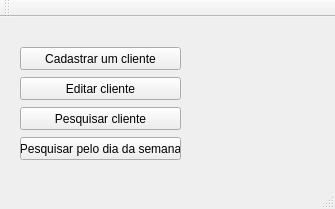
<?xml version="1.0" encoding="UTF-8"?>
<ui version="4.0">
 <class>MainWindow</class>
 <widget class="QMainWindow" name="MainWindow">
  <property name="geometry">
   <rect>
    <x>0</x>
    <y>0</y>
    <width>335</width>
    <height>209</height>
   </rect>
  </property>
  <property name="windowTitle">
   <string>Icthus Pet Center</string>
  </property>
  <widget class="QWidget" name="centralWidget">
   <widget class="QPushButton" name="cadastrarButton">
    <property name="geometry">
     <rect>
      <x>20</x>
      <y>30</y>
      <width>161</width>
      <height>23</height>
     </rect>
    </property>
    <property name="text">
     <string>Cadastrar um cliente</string>
    </property>
   </widget>
   <widget class="QPushButton" name="pesquisarButton">
    <property name="geometry">
     <rect>
      <x>20</x>
      <y>90</y>
      <width>161</width>
      <height>23</height>
     </rect>
    </property>
    <property name="text">
     <string>Pesquisar cliente</string>
    </property>
   </widget>
   <widget class="QPushButton" name="dia_semanaButton">
    <property name="geometry">
     <rect>
      <x>20</x>
      <y>120</y>
      <width>161</width>
      <height>23</height>
     </rect>
    </property>
    <property name="text">
     <string>Pesquisar pelo dia da semana</string>
    </property>
   </widget>
   <widget class="QPushButton" name="editarButton">
    <property name="geometry">
     <rect>
      <x>20</x>
      <y>60</y>
      <width>161</width>
      <height>23</height>
     </rect>
    </property>
    <property name="text">
     <string>Editar cliente</string>
    </property>
   </widget>
   <widget class="QLabel" name="label">
    <property name="geometry">
     <rect>
      <x>210</x>
      <y>30</y>
      <width>101</width>
      <height>121</height>
     </rect>
    </property>
    <property name="text">
     <string/>
    </property>
    <property name="pixmap">
     <pixmap>../../Downloads/WhatsApp Image 2019-08-25 at 14.57.27.jpeg</pixmap>
    </property>
    <property name="scaledContents">
     <bool>true</bool>
    </property>
   </widget>
  </widget>
  <widget class="QMenuBar" name="menuBar">
   <property name="geometry">
    <rect>
     <x>0</x>
     <y>0</y>
     <width>335</width>
     <height>21</height>
    </rect>
   </property>
  </widget>
  <widget class="QToolBar" name="mainToolBar">
   <attribute name="toolBarArea">
    <enum>TopToolBarArea</enum>
   </attribute>
   <attribute name="toolBarBreak">
    <bool>false</bool>
   </attribute>
  </widget>
  <widget class="QStatusBar" name="statusBar"/>
 </widget>
 <layoutdefault spacing="6" margin="11"/>
 <resources/>
 <connections/>
</ui>
